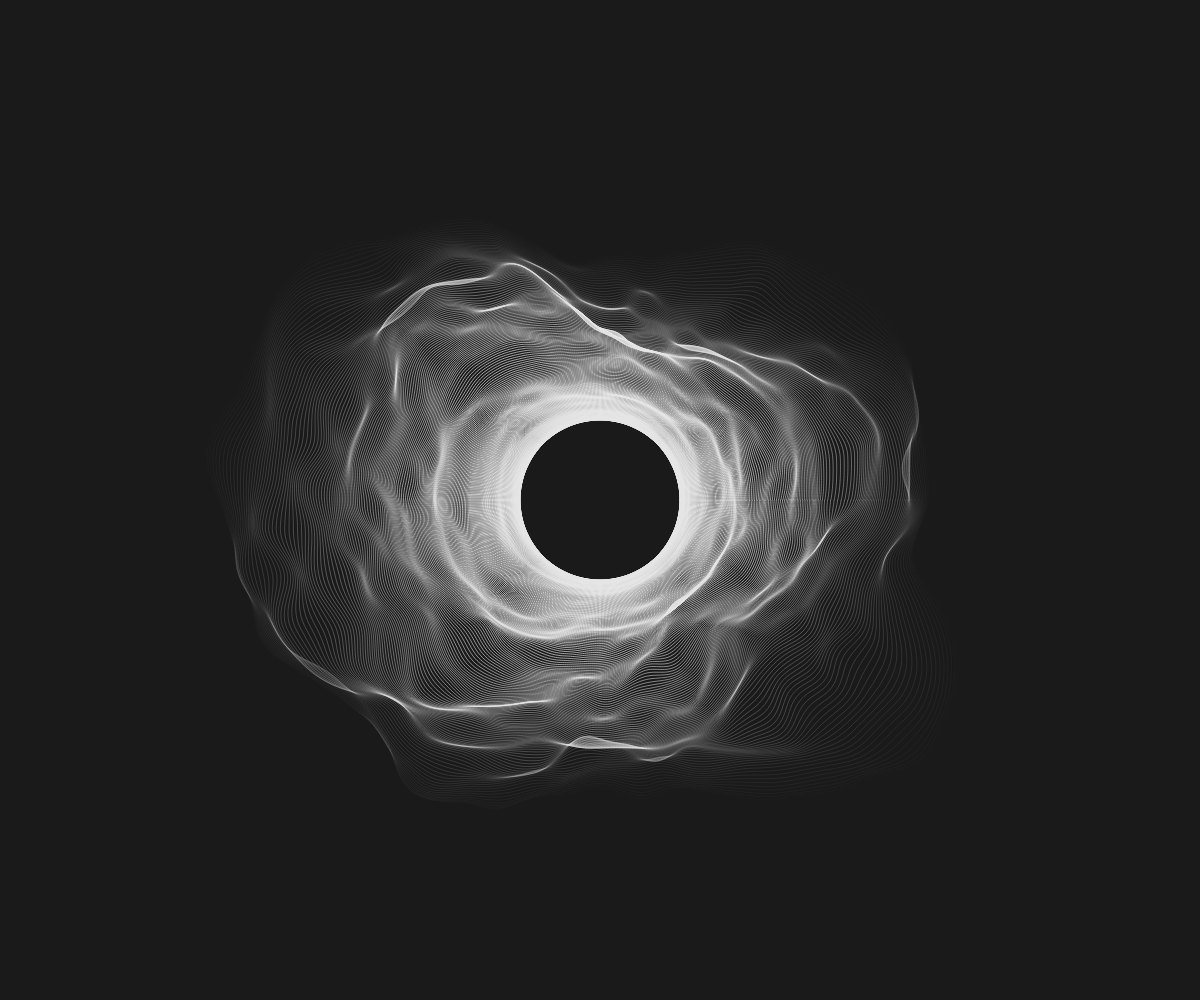
Frame 1 (no input)
Frame 2 (the mouse pressed at the canvas centre, redrawn once): identical to frame 1, image omitted

The p5.js sketch that drew this single still picture (run headless with seeded random() and noise() and a simulated clock; the mouse was pressed at the canvas centre and the sketch redrawn once):

// p5.js sketch
// ── sketch.js
let kMax;
let step;
let n = 250; // number of blobs
let radius = 80; // diameter of the circle
let inter = 0.05; // difference between the sizes of two blobs
let maxNoise = 500;

let noiseProg = (x) => (x*x);

function setup() {
  createCanvas(windowWidth, windowHeight);
  colorMode(HSB, 1);
	angleMode(DEGREES);
  noFill();
	noLoop();
	kMax = random(0.5, 1);
	step = 0.01;
}

function draw() {
  background(0.1);
  
  for (let i = 0; i < n; i++) {
		let alpha = 1 - noiseProg(i / n);
		stroke(0.9, alpha);
		let size = radius + i * inter;
		let k = kMax * sqrt(i/n);
		let noisiness = maxNoise * noiseProg(i / n);
    blob(size, width/2, height/2, k, i * step, noisiness);
  }
}

function blob(size, xCenter, yCenter, k, t, noisiness) {
  beginShape();
	let angleStep = 360 / 500;
  for (let theta = 0; theta < 360; theta += angleStep) {
    let r1, r2;
		/*
    if (theta < PI / 2) {
      r1 = cos(theta);
      r2 = 1;
    } else if (theta < PI) {
      r1 = 0;
      r2 = sin(theta);
    } else if (theta < 3 * PI / 2) {
      r1 = sin(theta);
      r2 = 0;
    } else {
      r1 = 1;
      r2 = cos(theta);
    }
		*/
		r1 = cos(theta)+1;
		r2 = sin(theta)+1;
    let r = size + noise(k * r1,  k * r2, t) * noisiness;
    let x = xCenter + r * cos(theta);
    let y = yCenter + r * sin(theta);
    curveVertex(x, y);
  }
  endShape(CLOSE);
}
